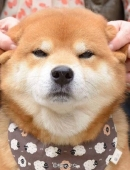
#> input picture uniclass2200319-2.0cpu/multisample/mutiimg/dog3.jpg, 130 x 170 px, given in place of o.png, which was not available
$ python createimg.py   (older library calls are emulated)
#> lines starting #> are read from the running program, lines starting #| are printed output that depends on the picture; pictures that were not available may be replaced by others from this repository, and a replacement may not be noted
import cv2
from PIL import Image
import numpy as np
import os
import argparse
import sys
import random
# from numpy.core.fromnumeric import size
from multiprocessing import  Pool
# import threading
from multiprocessing.connection import Listener
import yaml
try:
    from yaml import CLoader as Loader, CDumper as Dumper
except ImportError:
    from yaml import Loader, Dumper


HOME = os.getcwd()

cachefile = "/tmp"
cachename = "image"


NowFolder = f"{HOME}/multisample"
Imgfolder = f"{HOME}/multisample/image.yaml"

with open(Imgfolder, 'r') as f:
    Imgpaths = yaml.load(f,Loader=Loader)

# imgpath= "/mnt/98a1b2d9-a271-4ccb-9a8d-ea927725df40/work/uniclass2200319/diffimgsam/newsample.jpg"


Door = True

def get_parser():
    HOME = os.getcwd()
    parser = argparse.ArgumentParser()
    parser.add_argument('-P', '--path', type=str,
                        default=f"{HOME}/multisample")
    parser.add_argument('-N', '--name', type=str,
                        default="1")
    parser.add_argument('-I','--image',type=str,
                        default="new_demo/2-0.png")
    parser.add_argument('--debug',type=bool,
                        default=False)
    return parser


def Check_Create(RootPath,Name,DEBUG=None):
    Path = f"{RootPath}/{Name}"
    if DEBUG:
        if os.path.exists(Path):
            return True
        else :
            try:
                os.mkdir(Path)
            except :
                print(sys.exc_info())
                return False
            else:
                return True
    else :
        if not os.path.exists(Path):
            try:
                os.mkdir(Path)
            except :
                return print(sys.exc_info())


def createdata(samplepath,serverportnumber,factor=1):
    # backimg = np.zeros((1920,1080,3), np.uint8)
#> called with serverportnumber = '1', factor = 1
    backimg = Image.new("RGBA",(960,540),(0,0,0))
    S_img = Image.open(samplepath)
#> S_img is the input picture: PIL image 130x170 RGB; mean R, G, B 188.2, 154.2, 129.6
    backimg_w,backimg_h = backimg.size
#> backimg_w = 960; backimg_h = 540
    S_img_w,S_img_h = S_img.size
#> S_img_w = 130; S_img_h = 170
    Coordinate = (random.randint(0,960-S_img_w),random.randint(0,540-S_img_h))
#> Coordinate = (394, 215)
    # [6 lines of commented-out code are left out]
    size_w = int(S_img_w / factor)
#> size_w = 130
    size_h = int(S_img_h / factor)
#> size_h = 170
    if S_img_w > size_w:
        S_img_w = size_w
    if S_img_h > size_h:
        S_img_h = size_h
    icon = S_img.resize((S_img_w,S_img_h),Image.ANTIALIAS)
    # w = int((backimg_w - S_img_w) /2)
    # h= int((backimg_h-S_img_h)/2)
    backimg.paste(icon,Coordinate,mask=None)
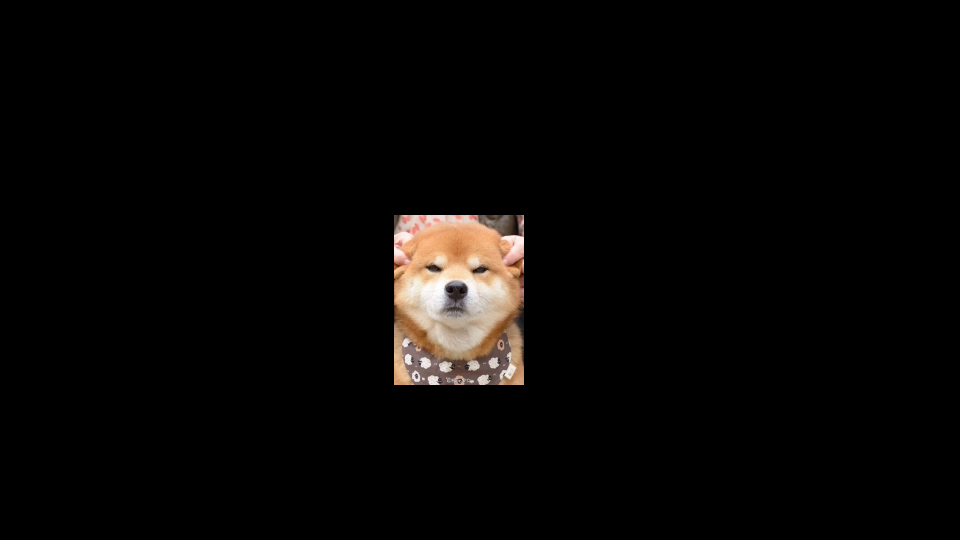
#> backimg: PIL image 960x540 RGBA; mean R, G, B, A 8, 6.6, 5.5, 255
    # [10 lines of commented-out code are left out]
    cvimg = cv2.cvtColor(np.asarray(backimg),cv2.COLOR_RGB2BGR)
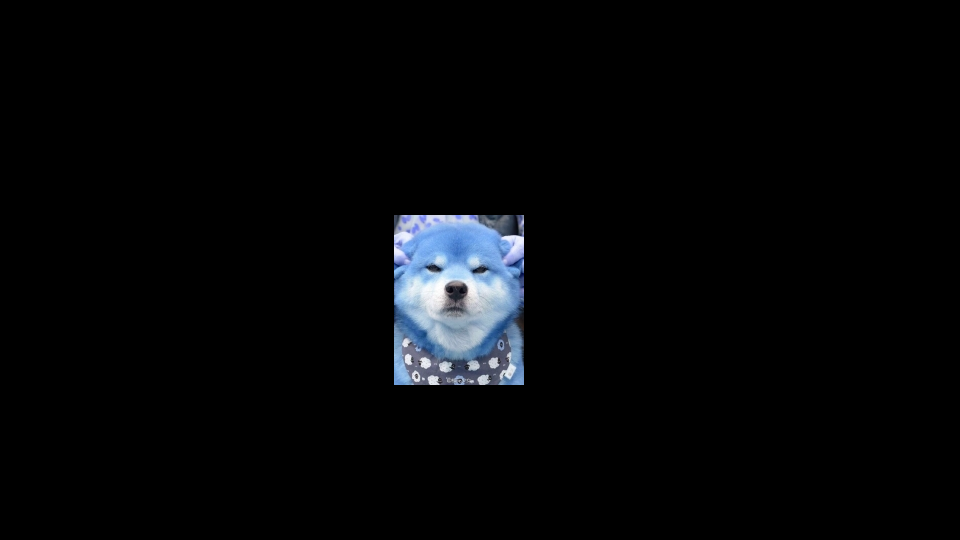
#> cvimg: shape (540, 960, 3); mean R, G, B 5.5, 6.6, 8
    _, img_encode = cv2.imencode('.jpg',cvimg)
    backimg.save(f"{cachefile}/{cachename}/{serverportnumber}.png")
    return  img_encode.tobytes() ,Coordinate
    # [13 lines of commented-out code are left out]


def connecter(num):
    global Imgpaths
    with Listener(("0.0.0.0",num),authkey=b'secret password') as listener:
        numstr = str(num)
        print(f"server ID:{numstr} is ready!")
        while True :
            try:
                imgpath = random.choice(Imgpaths)

                imgdata =createdata(imgpath[1],serverportnumber=numstr)

                with listener.accept() as conn :
                    conn.send((imgpath[0],*imgdata))
                    Report = conn.recv()
                    if Report and ( Report == 0 or Report == "0" or Report == None or Report == False):
                        print(f"server ID:{num} closed!")
                        break
            except KeyboardInterrupt :
                print(f"server ID:{num} is closed!")
                break
            except:
                print(f"error msg : \n{sys.exc_info()}")
                break
    return False


def main():
    # global NowFolder
    Check_Create(cachefile,cachename,DEBUG=None)

    # [4 lines of commented-out code are left out]

    for i in range(1,500):
        imgpath = random.choice(Imgpaths)
        createdata(imgpath[1],serverportnumber=str(i))
#> pass 2 of the loop in main, `for i in range(1,500):`:
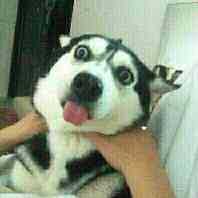
#> input picture uniclass2200319-2.0cpu/multisample/mutiimg/dog4.jpg, 198 x 198 px, given in place of lena2.png, which was not available
#> in createdata, S_img is the input picture: PIL image 198x198 RGB; mean R, G, B 138.1, 149.2, 126.6
#> in createdata (call 2), `backimg.paste(icon,Coordinate,mask=None)`:
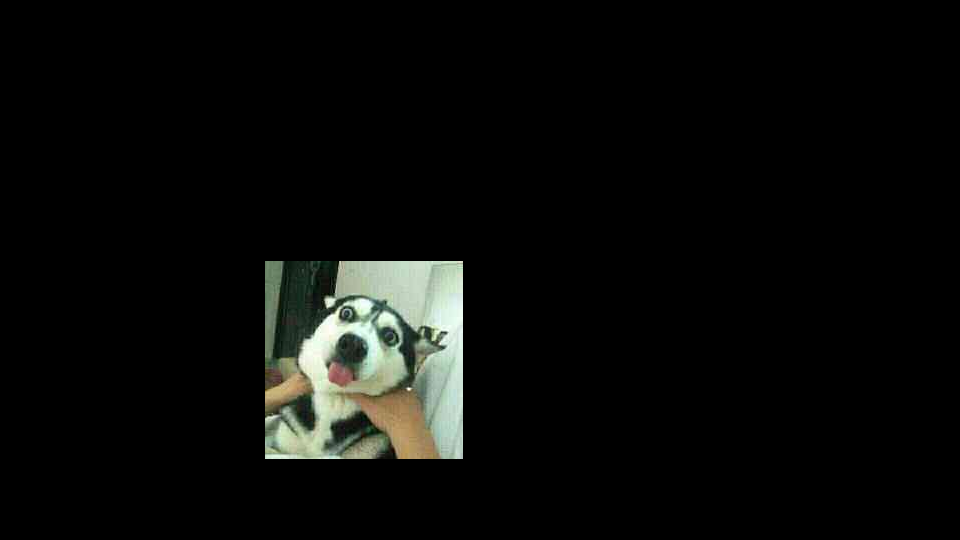
#> backimg: PIL image 960x540 RGBA; mean R, G, B, A 10.4, 11.3, 9.6, 255

    # [86 lines of commented-out code are left out]


if __name__ == "__main__":
#> (the run stopped early here; a loop or call above may not have finished)
